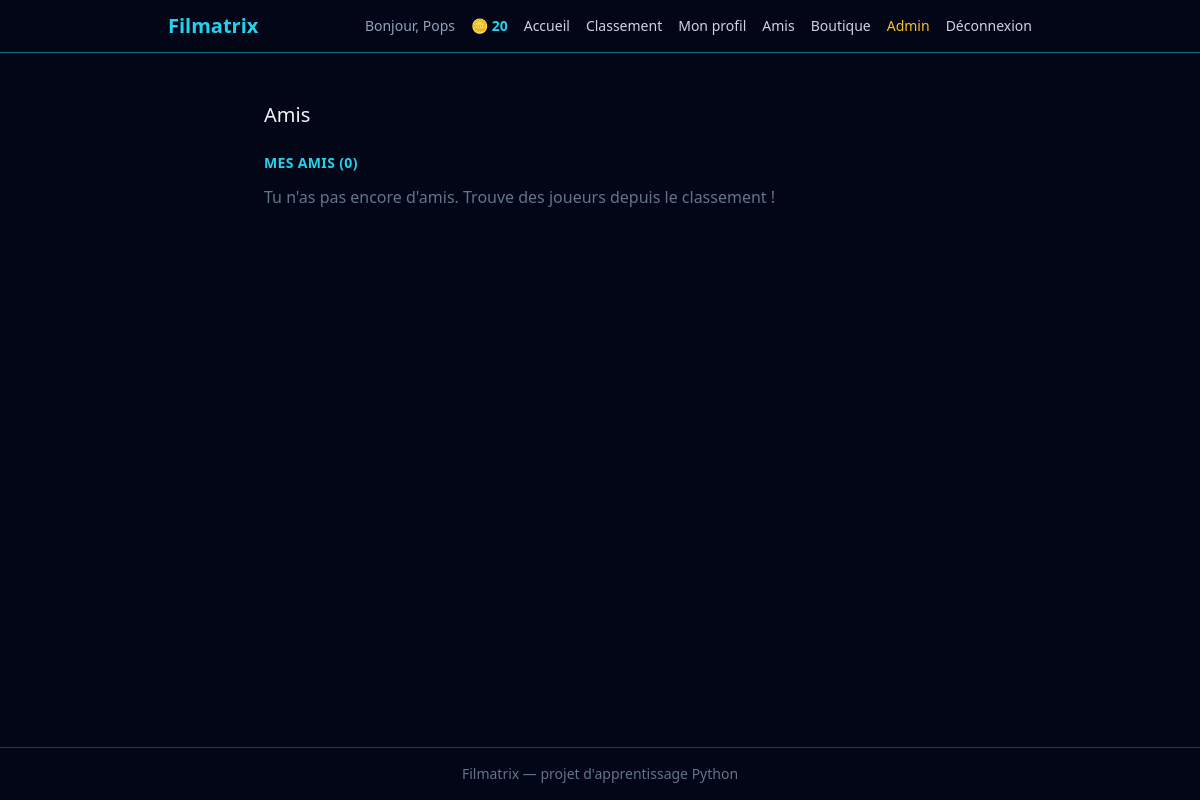
Before: /amis (signed in) with the older database file.
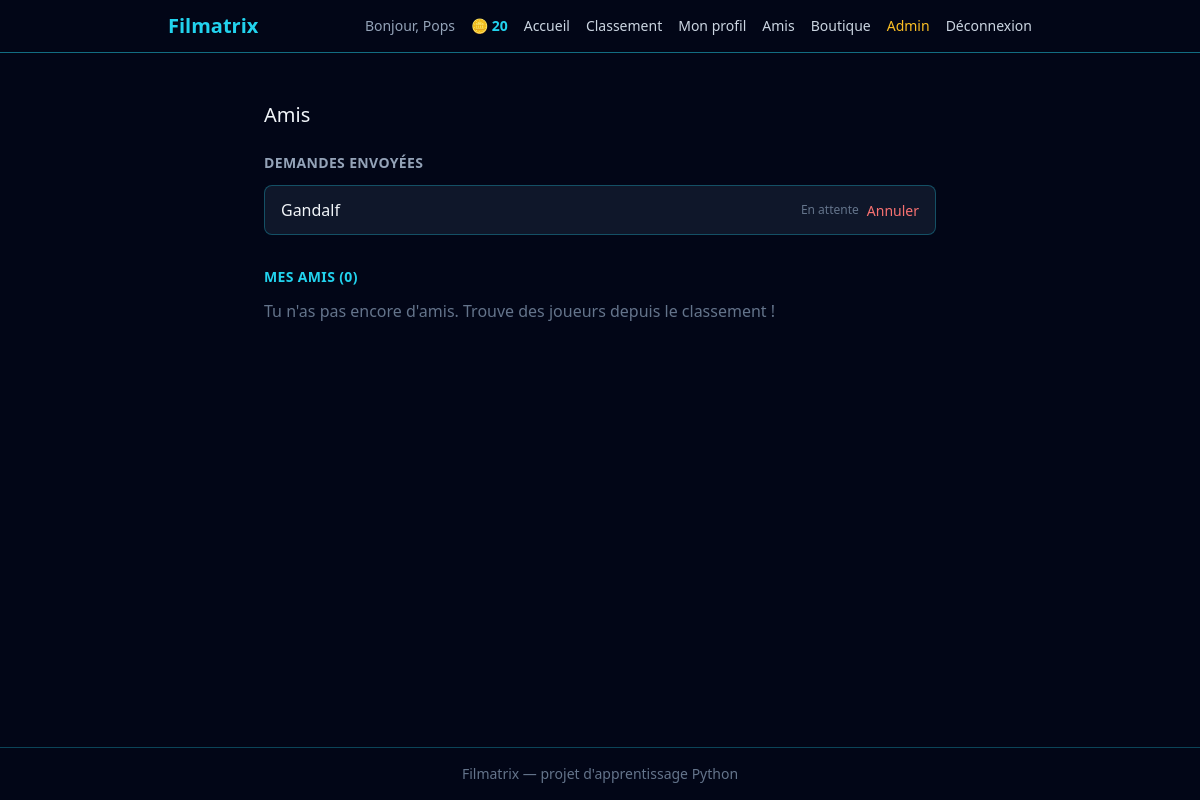
After: the same page with the newer database file.
### src/models.py (models this page shows, shortened)
class User(db.Model, UserMixin):
    __tablename__ = "users"
    id = db.Column(db.Integer, primary_key=True)
    username = db.Column(db.String(50), unique=True, nullable=False)
    email = db.Column(db.String(120), unique=True, nullable=False)
    password_hash = db.Column(db.String(255), nullable=False)
    total_xp = db.Column(db.Integer, nullable=False, default=0)
    coins = db.Column(db.Integer, nullable=False, default=0)
    equipped_title = db.Column(db.String(50), nullable=True)
    is_admin = db.Column(db.Boolean, nullable=False, default=False)

class Friendship(db.Model):
    __tablename__ = "friendships"
    id = db.Column(db.Integer, primary_key=True)
    requester_id = db.Column(db.Integer, db.ForeignKey("users.id"), nullable=False)
    receiver_id = db.Column(db.Integer, db.ForeignKey("users.id"), nullable=False)
    status = db.Column(db.String(20), nullable=False, default="pending")
    created_at = db.Column(db.DateTime, nullable=False, default=datetime.utcnow)
    requester = db.relationship("User", foreign_keys=[requester_id], backref="sent_friend_requests")
    receiver = db.relationship("User", foreign_keys=[receiver_id], backref="received_friend_requests")

### app.py (the view)
    @app.route("/amis")
    @login_required
    def friends_list() -> str:
        friends = get_friends_list(current_user.id)
        received_requests = [
                friendship
                for friendship in current_user.received_friend_requests
                if friendship.status == "pending"
            ]
        sent_requests = [
                friendship
                for friendship in current_user.sent_friend_requests
                if friendship.status == "pending"
            ]
        return render_template(
                "amis.html",
                friends=friends,
                received_requests=received_requests,
                sent_requests=sent_requests,
            )

### src/friends.py (called while the page is built)
def get_friends_list(user_id: int) -> list:
    accepted = Friendship.query.filter(
            db.and_(
                Friendship.status == "accepted",
                db.or_(
                    Friendship.requester_id == user_id,
                    Friendship.receiver_id == user_id,
                    ),
                )
        ).all()
    friends = []
    for friendship in accepted:
        friend = friendship.receiver if friendship.requester_id == user_id else friendship.requester
        friends.append(friend)
    return friends

### templates/amis.html (shortened to what this page needs)
{% extends "base.html" %}
{% block content %}
<div class="max-w-2xl mx-auto mt-8">
    <h2 class="text-xl mb-6">Amis</h2>
    {% if sent_requests %}
    <div class="mb-8">
        <h3 class="text-sm font-bold text-slate-400 uppercase tracking-wide mb-3">Demandes envoyées</h3>
        <div class="flex flex-col gap-2">
            {% for friendship in sent_requests %}
            <div class="flex items-center justify-between bg-slate-900 border border-cyan-400/30 rounded-lg px-4 py-3">
                <span>{{ friendship.receiver.username }}</span>
                <div class="flex items-center gap-2">
                    <span class="text-slate-500 text-xs">En attente</span>
                    <form method="POST" action="{{ url_for('decline_friend_request_route', friendship_id=friendship.id) }}">
                        <button type="submit" class="text-red-400 hover:text-red-300 transition text-sm">Annuler</button>
                    </form>
                </div>
            </div>
            {% endfor %}
        </div>
    </div>
    {% endif %}
    <div>
        <h3 class="text-sm font-bold text-cyan-400 uppercase tracking-wide mb-3">Mes amis ({{ friends | length }})</h3>
        {% if friends %}
        <div class="flex flex-col gap-2">
            {% for friend in friends %}
            <div class="flex items-center justify-between bg-slate-900 border border-cyan-400/30 rounded-lg px-4 py-3">
                <span>{{ friend.username }}</span>
                <span class="text-slate-500 text-xs">Niveau {{ friend.total_xp // 100 + 1 }}</span>
            </div>
            {% endfor %}
        </div>
        {% else %}
        <p class="text-slate-500">Tu n'as pas encore d'amis. Trouve des joueurs depuis le classement !</p>
        {% endif %}
    </div>
</div>
{% endblock %}

### templates/base.html (shortened to what this page needs)
<!DOCTYPE html>
<html lang="fr">
<head>
    <link rel="stylesheet" href="{{ url_for('static', filename='css/output.css') }}">
</head>
<body class="bg-slate-950 text-slate-100 min-h-screen flex flex-col">
    <header class="border-b border-cyan-400/50">
    <nav class="max-w-4xl mx-auto px-4 py-3">
        <div class="flex items-center justify-between">
            <a href="{{ url_for('home') }}" class="text-xl font-bold text-cyan-400">
                Filmatrix
            </a>
            <div class="flex items-center gap-4">
                {% if current_user.is_authenticated %}
                    <span class="text-slate-400 text-sm">Bonjour, {{ current_user.username }}</span>
                    <span class="text-cyan-400 text-sm font-bold flex items-center gap-1">
                         🪙 {{ current_user.coins }}
                    </span>
                {% endif %}
                <div class="hidden md:flex items-center gap-4 text-sm">
                    <a href="{{ url_for('home') }}" class="text-slate-300 hover:text-cyan-400 transition">Accueil</a>
                    <a href="{{ url_for('leaderboard') }}" class="text-slate-300 hover:text-cyan-400 transition">Classement</a>
                    {% if current_user.is_authenticated %}
                        <a href="{{ url_for('profile') }}" class="text-slate-300 hover:text-cyan-400 transition">Mon profil</a>
                        <a href="{{ url_for('friends_list') }}" class="text-slate-300 hover:text-cyan-400 transition">Amis</a>
                        <a href="{{ url_for('shop') }}" class="text-slate-300 hover:text-cyan-400 transition">Boutique</a>
                        {% if current_user.is_admin %}
                            <a href="{{ url_for('admin_questions_list') }}" class="text-amber-400 hover:text-amber-300 transition">Admin</a>
                        {% endif %}
                        <a href="{{ url_for('logout') }}" class="text-slate-300 hover:text-cyan-400 transition">Déconnexion</a>
                    {% else %}
                        <a href="{{ url_for('login') }}" class="text-slate-300 hover:text-cyan-400 transition">Connexion</a>
                        <a href="{{ url_for('register') }}" class="bg-cyan-400 hover:bg-cyan-300 text-slate-950 font-bold px-3 py-1.5 rounded-lg transition">Inscription</a>
                    {% endif %}
                </div>
            </div>
        </div>
    </nav>
</header>
    <main class="flex-1 p-4">
        {% block content %}{% endblock %}
    </main>
    <footer class="border-t border-cyan-400/30 text-center text-slate-500 text-sm py-4">
        Filmatrix — projet d'apprentissage Python
    </footer>
</body>
</html>

Changed rows visible on the page:
added Friendship: receiver.username "Gandalf"
Other visible differences:
text now shown: "DEMANDES ENVOYÉES"
